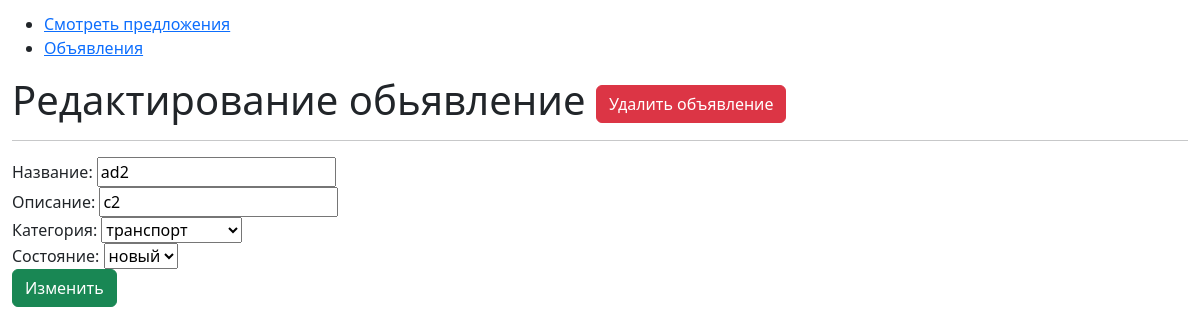
The app's page /ads/edit_ad/29/ (signed in) with its own data.
### ads/models.py (models this page shows)
class Ad(models.Model):
    category_choices = {
        'вещи для дома': 'вещи для дома',
        'одежда': 'одежда',
        'транспорт': 'транспорт',
    }
    condition_choices = {
        'новый': 'новый',
        'б/у': 'б/у',
    }
    user = models.ForeignKey(User, on_delete=models.CASCADE)
    title = models.CharField(max_length=200)
    description = models.CharField(max_length=500)
    category = models.CharField(choices=category_choices)
    condition = models.CharField(choices=condition_choices)
    created_at = models.DateTimeField(auto_now_add=True)

### ads/views.py (the view)
# urls.py: path('edit_ad/<int:ad_id>/', views.edit_ad, name='edit_ad'),
@login_required
@require_http_methods(['GET', 'POST'])
def edit_ad(request, ad_id: int):
    ad = models.Ad.objects.filter(id=ad_id)
    if ad:
        ad = ad[0]
        if ad.user == request.user:
            if request.method == 'POST':
                form = forms.EditAdForm(request.POST, instance=ad)
                if form.is_valid():
                    form.save()
                    return JsonResponse({'status': 200})
                else:
                    return HttpResponse(status=500, content='Не все поля заполнены верно!')
            else:
                default_values = {
                    'title': ad.title,
                    'description': ad.description,
                    'category': ad.category,
                    'condition': ad.condition
                }
                form = forms.EditAdForm(initial=default_values)
                context = {'form': form,
                            'ad': ad}
                return render(request, "ads/edit_ad.html", context)
        else:
            return HttpResponse(status=500, content='Вы не автор этого объявления!')
    else:
        return HttpResponse(status=404, content='Объявление не найдено!')

### ads/forms.py
class EditAdForm(CreateAdForm):
    def __init__(self, *args, **kwargs):
        super(EditAdForm, self).__init__(*args, **kwargs)
        self.fields['title'].required = False
        self.fields['description'].required = False
        self.fields['category'].required = False
        self.fields['condition'].required = False

### base/templates/ads/edit_ad.html (shortened to what this page needs)
{% extends 'ads/base.html' %}
{% block content %}
    <h1>Редактирование обьявление <button id="delete" class="btn btn-danger">Удалить объявление</button></h1>
<hr>
<form onsubmit="event.target.onsubmit = (e) => e.preventDefault()" action="{% url 'edit_ad' ad_id=ad.id %}" id="send" method="post" autocomplete="off">
    {{form.title.label}}: {{form.title}} <br>
    {{form.description.label}}: {{form.description}} <br>
    {{form.category.label}}: {{form.category}} <br>
    {{form.condition.label}}: {{form.condition}} <br>
    <button class="btn btn-success" type="submit">Изменить</button>
</form>
{% endblock content %}

### records on screen
Ad: title "ad2", description "c2", category "транспорт", condition "новый"
